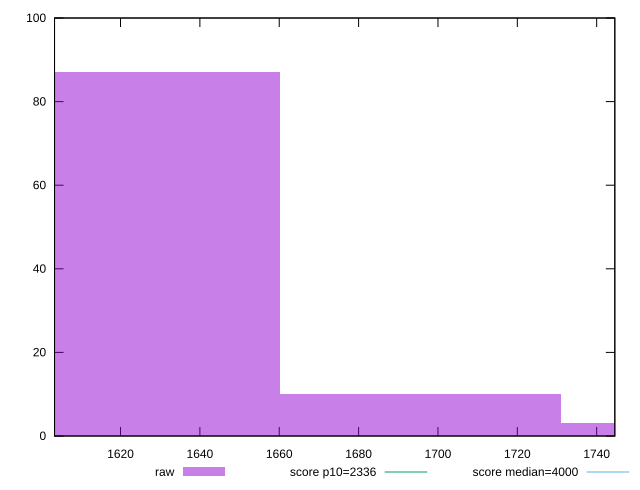

Write the gnuplot code that produced this figure.
reset

$raw <<EOF
1695.577015593383 10
1624.9279732769921 87
1766.226057909774 3
EOF

set key outside below
set boxwidth 70.64904231639096
set xrange [1603.369:1744.5710000000004]
set yrange [0:100]
set trange [0:100]
set style fill transparent solid 0.5 noborder

set parametric
set terminal svg size 640, 490 enhanced background rgb 'white'
set output "report_00022_2021-02-20T12:08:46.964Z/first-contentful-paint/samples/pages+cached+noadtech+nomedia+nocss/raw/histogram.svg"

plot $raw title "raw" with boxes, \
     2336,t title "score p10=2336", \
     4000,t title "score median=4000"

reset
